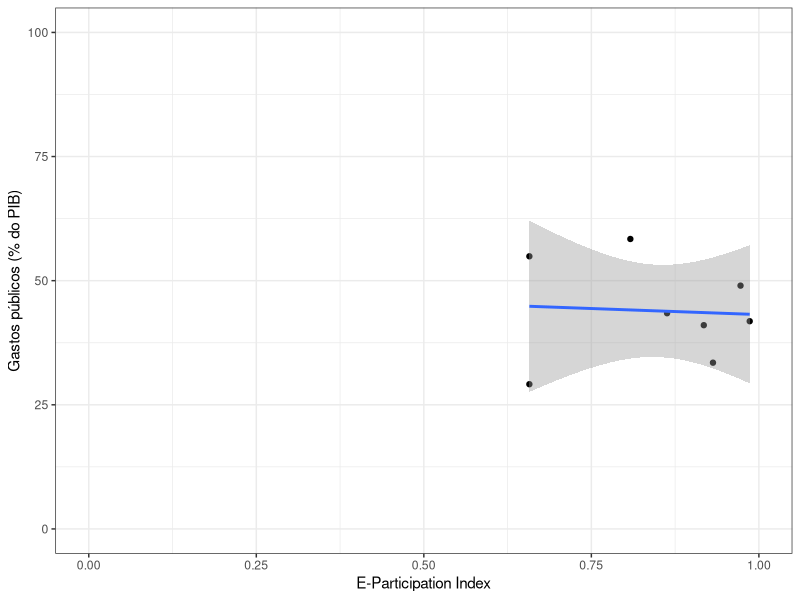

This chart was generated by the following R code:
library(tidyverse)
library(readxl)

egdi <- read.csv('EGOV_DATA_2024.csv') %>% 
    select(Country.Name, E.Participation.Index) %>%
    arrange(Country.Name)

gastos_publicos <- read_excel('imf_government_expenditure.xls') %>% 
    arrange(Country)

setdiff(gastos_publicos$Country, egdi$Country.Name)

gastos_publicos <- gastos_publicos %>% 
    mutate(Country = case_when(
        Country == 'Vietnam' ~ 'Viet Nam',
        Country == 'Georgia' ~ 'Georgia (Country)',
        Country == 'China, People\'s Republic of' ~ 'China',
        Country == 'China, People\'s Republic of' ~ 'China',
        Country == 'Republic of Congo' ~ 'Congo',
        Country == 'Türkiye, Republic of' ~ 'Türkiye',
        Country == "Micronesia, Fed. States of" ~ "Micronesia (Federated States of)",
        Country == "United States" ~ "United States of America",
        Country == "United Kingdom" ~ "United Kingdom of Great Britain and Northern Ireland",
        Country == "Tanzania" ~ "United Republic of Tanzania",
        Country == "Slovak Republic" ~ "Slovakia",
        Country == "Moldova" ~ "Republic of Moldova",
        Country == "Kyrgyz Republic" ~ "Kyrgyzstan",
        Country == "Korea, Republic of" ~ "Republic of Korea",
        Country == "Iran" ~ "Iran (Islamic Republic of)",
        TRUE ~ Country
    ))

setdiff(gastos_publicos$Country, egdi$Country.Name)

gastos_publicos <- gastos_publicos %>%
    filter(Country %in% egdi$Country.Name)

egdi <- egdi %>%
    filter(Country.Name %in% gastos_publicos$Country)

df <- data.frame(
    egdi = egdi$E.Participation.Index,
    gastos_publicos = gastos_publicos$Percentage
)

ggplot(df, aes(egdi, gastos_publicos)) +
    geom_point() +
    geom_smooth(method = 'lm') +
    coord_cartesian(ylim = c(0, 100), xlim = c(0, 1)) +
    labs(
        x = 'E-Participation Index',
        y = 'Gastos públicos (% do PIB)'
    ) + 
    theme_bw()
